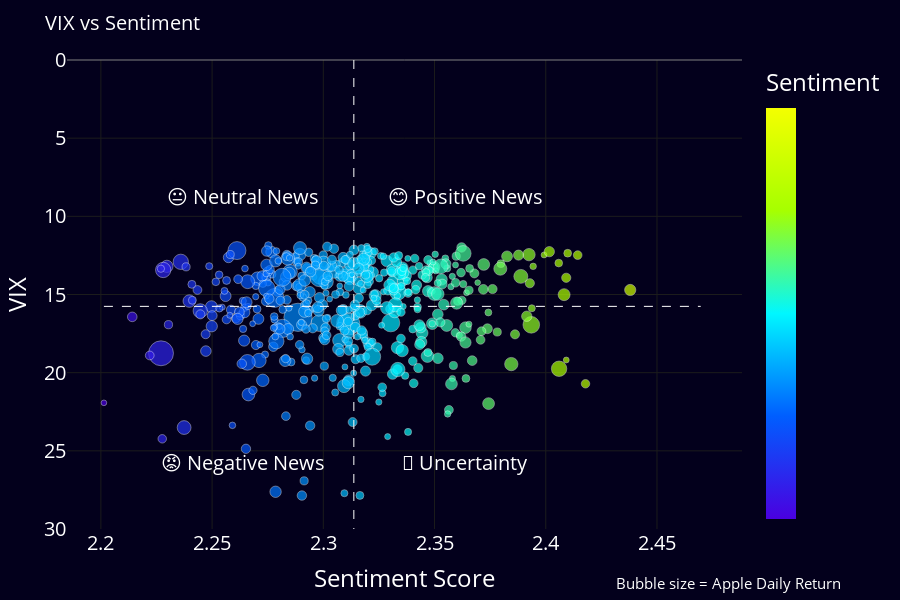

The code cell stored with this chart in its notebook:
### Code cell
import plotly.express as px

colorscale=[
    [0.0, "#4a00e0"],   # deep purple
    [0.25, "#005eff"],  # electric blue
    [0.5, "#00f7ff"],   # bright cyan
    [0.75, "#a6ff00"],  # neon lime
    [1.0, "#f4ff00"]    # yellow-green (high mood)
]
df['abs_returns'] = df['returns'].abs()
df['returns_scaled'] = df['abs_returns'] / df['abs_returns'].max() * 100 + 4.2 # Scale to 0-100 for bubble size

custom_colors_d = ['#03001C', '#2E3B84', '#B6EADA', '#2E3B84', '#03001C']

def sentiment_to_emoji(score):
    if score > 2.34:
        return "😊"
    elif score < 2.0:
        return "😡"
    else:
        return "😐"

df['sentiment_emoji'] = df['avg_tone'].apply(sentiment_to_emoji)

fig = px.scatter(
    df,
    x='avg_tone',
    y='VIXCLS',
    size='returns_scaled',  # Replace with your daily return column
    color='avg_tone',
    color_continuous_scale=colorscale,
    title='VIX vs Sentiment',
    labels={
        'avg_tone': 'Sentiment Score',
        'VIXCLS': 'VIX (Fear Gauge)',
        'daily_return': 'Apple Daily Return (%)'
    },
    height=600
)
fig.update_yaxes(range=[30, 0])
# Layout customization for dark mode + centered axes
fig.update_layout(
    plot_bgcolor='#03001C',
    paper_bgcolor='#03001C',
    font=dict(color='white', size = 20),
    title_font=dict(color='white', size=20),
    coloraxis_colorbar=dict(
        title='Sentiment',
        tickvals=[1.5, 2.5, 3.5],  # Adjusted for your tone scale
        ticktext=["😡", "😐", "😊"],
        tickmode='array'
    ),
    
    xaxis=dict(
        title='Sentiment Score',
        showgrid=True,
        gridcolor='#1C1C1C',
        zeroline=True,
        zerolinecolor='gray',
        zerolinewidth=1,
    ),
    yaxis=dict(
        title='VIX',
        showgrid=True,
        gridcolor='#1C1C1C',
        zeroline=True,
        zerolinecolor='gray',
        zerolinewidth=1
    ),
    margin=dict(l=60, r=60, t=60, b=60)
)

x_center = df['avg_tone'].mean()
y_center = df['VIXCLS'].mean()

# Add vertical and horizontal lines to create quadrant view
fig.add_shape(type="line",
              x0=x_center, x1=x_center,
              y0=0, y1=df['VIXCLS'].max(),
              line=dict(color="white", width=1, dash="dash"))

fig.add_shape(type="line",
              x0=df['avg_tone'].min(), x1=df['avg_tone'].max(),
              y0=y_center, y1=y_center,
              line=dict(color="white", width=1, dash="dash"))

fig.add_annotation(text="😡 Negative News",
                   x=x_center - 0.05, y=y_center + 10,
                   showarrow=False, font=dict(color="white", size=20))

fig.add_annotation(text="😐 Neutral News",
                   x=x_center - 0.05, y=y_center - 7,
                   showarrow=False, font=dict(color="white", size=20))

fig.add_annotation(text="😊 Positive News",
                   x=x_center + 0.05, y=y_center - 7,
                   showarrow=False, font=dict(color="white", size=20))

fig.add_annotation(text="🤯 Uncertainty",
                   x=x_center + 0.05, y=y_center + 10,
                   showarrow=False, font=dict(color="white", size=20))


# Annotations
fig.add_annotation(
    text="Bubble size = Apple Daily Return",
    xref="paper", yref="paper",
    x=1.15, y=-0.14,
    showarrow=False,
    font=dict(color="white", size=15)
)

# Add white border around bubbles
fig.update_traces(marker=dict(line=dict(width=0.55, color='white')))

fig.show()

### Figure 1 — Plotly figure (JSON) as saved in the notebook; plotly's stock layout.template omitted (floating-point values rounded to 4 significant figures; data arrays with more than 128 entries replaced by an {"elided": "..."} marker saying what was removed)
{"data": [{"hovertemplate": "Sentiment Score=%{marker.color}<br>VIX (Fear Gauge)=%{y}<br>returns_scaled=%{marker.size}<extra></extra>", "legendgroup": "", "marker": {"color": {"elided": "497 float values"}, "coloraxis": "coloraxis", "line": {"color": "white", "width": 0.55}, "size": {"elided": "497 float values"}, "sizemode": "area", "sizeref": 0.2605, "symbol": "circle"}, "mode": "markers", "name": "", "orientation": "v", "showlegend": false, "type": "scatter", "x": {"elided": "497 float values"}, "xaxis": "x", "y": {"elided": "497 float values"}, "yaxis": "y"}], "layout": {"annotations": [{"font": {"color": "white", "size": 20}, "showarrow": false, "text": "😡 Negative News", "x": 2.264, "y": 25.76}, {"font": {"color": "white", "size": 20}, "showarrow": false, "text": "😐 Neutral News", "x": 2.264, "y": 8.759}, {"font": {"color": "white", "size": 20}, "showarrow": false, "text": "😊 Positive News", "x": 2.364, "y": 8.759}, {"font": {"color": "white", "size": 20}, "showarrow": false, "text": "🤯 Uncertainty", "x": 2.364, "y": 25.76}, {"font": {"color": "white", "size": 15}, "showarrow": false, "text": "Bubble size = Apple Daily Return", "x": 1.15, "xref": "paper", "y": -0.14, "yref": "paper"}], "coloraxis": {"colorbar": {"tickmode": "array", "ticktext": ["😡", "😐", "😊"], "tickvals": [1.5, 2.5, 3.5], "title": {"text": "Sentiment"}}, "colorscale": [[0, "#4a00e0"], [0.25, "#005eff"], [0.5, "#00f7ff"], [0.75, "#a6ff00"], [1, "#f4ff00"]]}, "font": {"color": "white", "size": 20}, "height": 600, "legend": {"itemsizing": "constant", "tracegroupgap": 0}, "margin": {"b": 60, "l": 60, "r": 60, "t": 60}, "paper_bgcolor": "#03001C", "plot_bgcolor": "#03001C", "shapes": [{"line": {"color": "white", "dash": "dash", "width": 1}, "type": "line", "x0": 2.314, "x1": 2.314, "y0": 0, "y1": 38.57}, {"line": {"color": "white", "dash": "dash", "width": 1}, "type": "line", "x0": 2.201, "x1": 2.47, "y0": 15.76, "y1": 15.76}], "title": {"font": {"color": "white", "size": 20}, "text": "VIX vs Sentiment"}, "xaxis": {"anchor": "y", "domain": [0, 1], "gridcolor": "#1C1C1C", "showgrid": true, "title": {"text": "Sentiment Score"}, "zeroline": true, "zerolinecolor": "gray", "zerolinewidth": 1}, "yaxis": {"anchor": "x", "domain": [0, 1], "gridcolor": "#1C1C1C", "range": [30, 0], "showgrid": true, "title": {"text": "VIX"}, "zeroline": true, "zerolinecolor": "gray", "zerolinewidth": 1}}}
